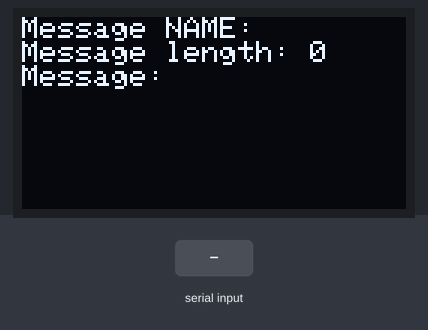
A sketch run on a simulated Arduino Uno, built with avr-gcc and run on an emulated ATmega328P. On the bench: 128×64 one-colour display. The inputs (shaded band) are chosen by the test bench.

Above: at 1.2 s.
1.3 s: "1" received over the second serial link
At 2.9 s:
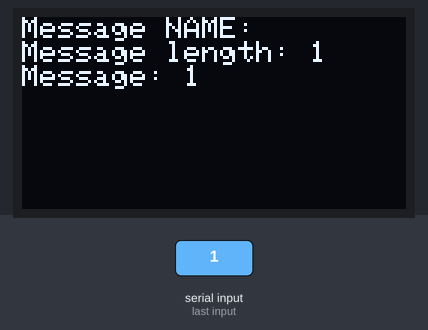
4.3 s: "0" received over the second serial link
At 6.1 s:
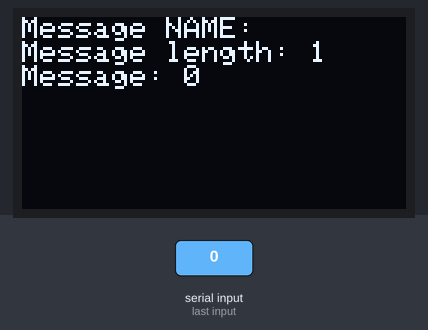
7.3 s: "2" received over the second serial link
Timing chart, 0 to 10.3 s (numbered marks = the images above; inputs shaded):
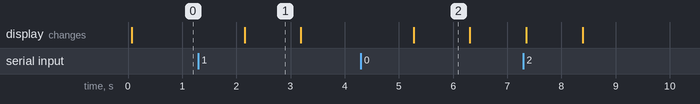

Measured:
- after the input at 1.3 s, the display: changes after 0.85 s (image 1)
- after the input at 4.3 s, the display: changes after 0.97 s (image 2)
- what the display in image 1 shows lasts 1.0 s, from 2.2 s to 3.2 s

The sketch:

ID_recog.ino
```cpp
#include <SoftwareSerial.h>
#include <SPI.h>
#include <Wire.h>
#include <Adafruit_GFX.h>
#include <Adafruit_SSD1306.h>

#define OLED_RESET 4
Adafruit_SSD1306 display(OLED_RESET);
//Setting up the HC12 module for pins and start
const byte HC12RxdPin = 12;                  // Recieve Pin on HC12
const byte HC12TxdPin = 13;                  // Transmit Pin on HC12
SoftwareSerial HC12(HC12TxdPin,HC12RxdPin); // Create Software Serial Port
String message, incomingmessage;

void setup() {
  HC12.begin(9600);
  //String call out
  message = String("");
  incomingmessage = String("");
  // initialize with the I2C addr 0x3C (for the 128x64)
  display.begin(SSD1306_SWITCHCAPVCC, 0x3C);
  HC12.setTimeout(10);
}
void loop(){
  display.clearDisplay();
  incomingmessage = HC12.readString();
  display.setTextSize(1);
  display.setTextColor(WHITE);
  display.setCursor(0,0);
  display.print("Message NAME: ");
  display.println(incomingmessage.substring(incomingmessage.length() - 4,incomingmessage.length()));
  display.print("Message length: ");
  display.println(incomingmessage.length());
  display.print("Message: ");
  incomingmessage.remove((incomingmessage.length() - 4), 4);
  display.println(incomingmessage);
  display.display();
  delay(1000);
}
```
